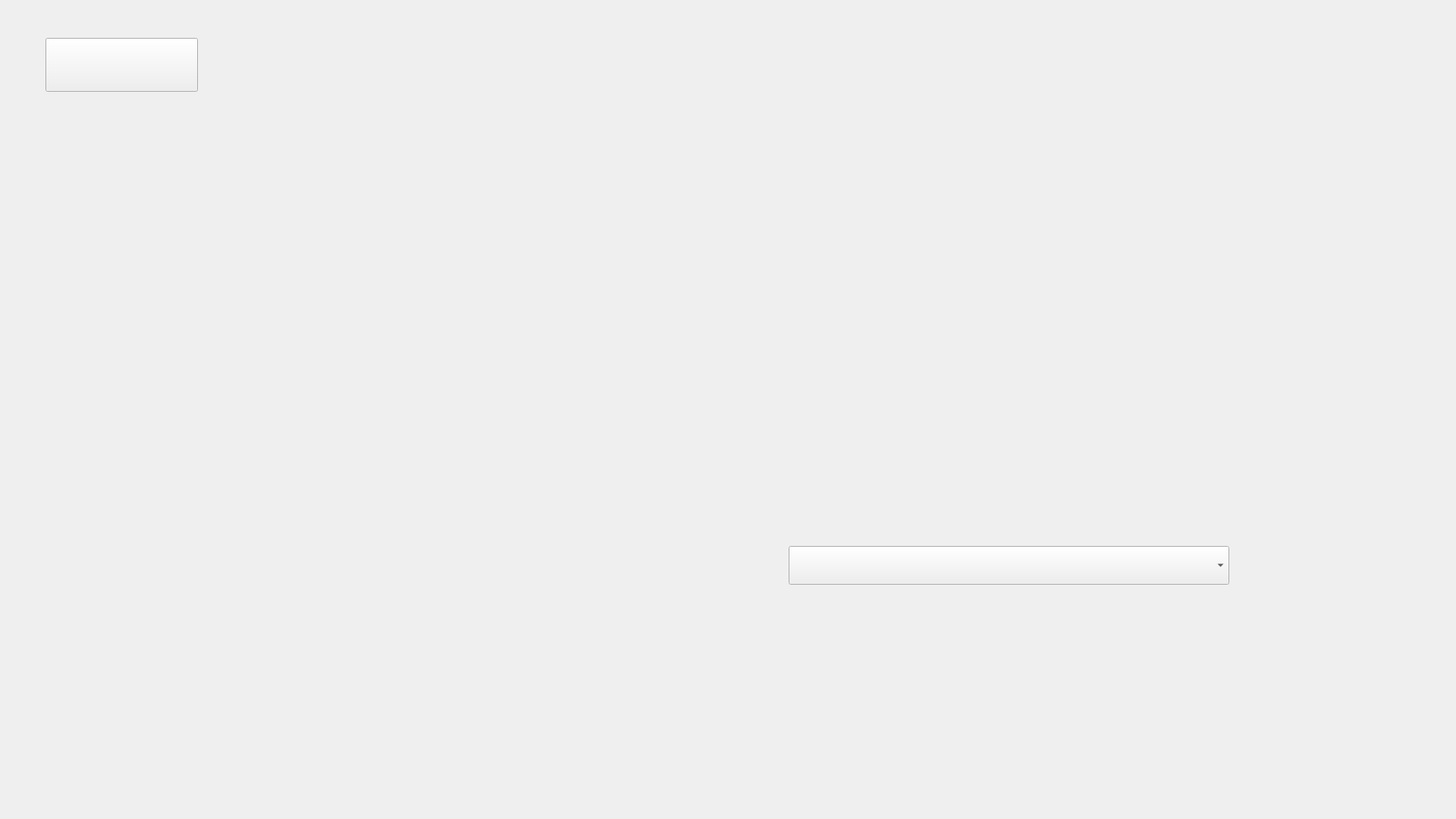
<?xml version="1.0" encoding="UTF-8"?>
<ui version="4.0">
 <class>Form</class>
 <widget class="QWidget" name="Form">
  <property name="geometry">
   <rect>
    <x>0</x>
    <y>0</y>
    <width>1920</width>
    <height>1080</height>
   </rect>
  </property>
  <property name="windowTitle">
   <string>Form</string>
  </property>
  <property name="styleSheet">
   <string notr="true"/>
  </property>
  <widget class="QFrame" name="Editar_Usuarios">
   <property name="geometry">
    <rect>
     <x>0</x>
     <y>0</y>
     <width>1920</width>
     <height>1080</height>
    </rect>
   </property>
   <property name="styleSheet">
    <string notr="true">QFrame#Editar_Usuarios{
border-image: url(&quot;../../assets/DISEÑOS/Editar_Usuarios.png&quot;) 0 0 0 0 stretch stretch;
background-color: transparent;
}</string>
   </property>
   <property name="frameShape">
    <enum>QFrame::Shape::StyledPanel</enum>
   </property>
   <property name="frameShadow">
    <enum>QFrame::Shadow::Raised</enum>
   </property>
   <widget class="QPushButton" name="btn_volver">
    <property name="geometry">
     <rect>
      <x>60</x>
      <y>50</y>
      <width>201</width>
      <height>71</height>
     </rect>
    </property>
    <property name="cursor">
     <cursorShape>PointingHandCursor</cursorShape>
    </property>
    <property name="text">
     <string/>
    </property>
    <property name="icon">
     <iconset>
      <normaloff>../Botones/otros/boton_volver.png</normaloff>../Botones/otros/boton_volver.png</iconset>
    </property>
    <property name="iconSize">
     <size>
      <width>245</width>
      <height>245</height>
     </size>
    </property>
   </widget>
   <widget class="QPushButton" name="btn_confirmarcambios">
    <property name="geometry">
     <rect>
      <x>710</x>
      <y>890</y>
      <width>471</width>
      <height>81</height>
     </rect>
    </property>
    <property name="cursor">
     <cursorShape>PointingHandCursor</cursorShape>
    </property>
    <property name="styleSheet">
     <string notr="true">QPushButton#btn_confirmarcambios {
    border: none;
    background-color: transparent;
    padding: 0px;
    margin: 0px;
    border-image: url(&quot;../Botones/otros/boton_confirmar_cambios.png&quot;) 0 0 0 0 stretch stretch;
}</string>
    </property>
    <property name="text">
     <string/>
    </property>
    <property name="iconSize">
     <size>
      <width>245</width>
      <height>245</height>
     </size>
    </property>
   </widget>
   <widget class="QLineEdit" name="txt_idjugador">
    <property name="geometry">
     <rect>
      <x>420</x>
      <y>400</y>
      <width>561</width>
      <height>61</height>
     </rect>
    </property>
    <property name="styleSheet">
     <string notr="true">QLineEdit {
    background-color: transparent;
    border: none;
    color: black;
    padding-left: 8px;
}

QLineEdit:focus {
    background-color: transparent;
    border: none;
    color: black;
}</string>
    </property>
   </widget>
   <widget class="QLineEdit" name="txt_nombreusuario">
    <property name="geometry">
     <rect>
      <x>420</x>
      <y>500</y>
      <width>561</width>
      <height>61</height>
     </rect>
    </property>
    <property name="styleSheet">
     <string notr="true">QLineEdit {
    background-color: transparent;
    border: none;
    color: black;
    padding-left: 8px;
}

QLineEdit:focus {
    background-color: transparent;
    border: none;
    color: black;
}</string>
    </property>
   </widget>
   <widget class="QLineEdit" name="txt_correo">
    <property name="geometry">
     <rect>
      <x>420</x>
      <y>600</y>
      <width>561</width>
      <height>61</height>
     </rect>
    </property>
    <property name="styleSheet">
     <string notr="true">QLineEdit {
    background-color: transparent;
    border: none;
    color: black;
    padding-left: 8px;
}

QLineEdit:focus {
    background-color: transparent;
    border: none;
    color: black;
}</string>
    </property>
   </widget>
   <widget class="QLineEdit" name="txt_contrasena">
    <property name="geometry">
     <rect>
      <x>420</x>
      <y>710</y>
      <width>561</width>
      <height>71</height>
     </rect>
    </property>
    <property name="styleSheet">
     <string notr="true">QLineEdit {
    background-color: transparent;
    border: none;
    color: black;
    padding-left: 8px;
}

QLineEdit:focus {
    background-color: transparent;
    border: none;
    color: black;
}</string>
    </property>
   </widget>
   <widget class="QLineEdit" name="txt_personaje">
    <property name="geometry">
     <rect>
      <x>1040</x>
      <y>400</y>
      <width>581</width>
      <height>61</height>
     </rect>
    </property>
    <property name="styleSheet">
     <string notr="true">QLineEdit {
    background-color: transparent;
    border: none;
    color: black;
    padding-left: 8px;
}

QLineEdit:focus {
    background-color: transparent;
    border: none;
    color: black;
}</string>
    </property>
   </widget>
   <widget class="QLineEdit" name="txt_vidas">
    <property name="geometry">
     <rect>
      <x>1040</x>
      <y>500</y>
      <width>581</width>
      <height>61</height>
     </rect>
    </property>
    <property name="styleSheet">
     <string notr="true">QLineEdit {
    background-color: transparent;
    border: none;
    color: black;
    padding-left: 8px;
}

QLineEdit:focus {
    background-color: transparent;
    border: none;
    color: black;
}</string>
    </property>
   </widget>
   <widget class="QLineEdit" name="txt_fecharegistro">
    <property name="geometry">
     <rect>
      <x>1040</x>
      <y>610</y>
      <width>571</width>
      <height>61</height>
     </rect>
    </property>
    <property name="styleSheet">
     <string notr="true">QLineEdit {
    background-color: transparent;
    border: none;
    color: black;
    padding-left: 8px;
}

QLineEdit:focus {
    background-color: transparent;
    border: none;
    color: black;
}</string>
    </property>
   </widget>
   <widget class="QComboBox" name="cmb_estado">
    <property name="geometry">
     <rect>
      <x>1040</x>
      <y>720</y>
      <width>581</width>
      <height>51</height>
     </rect>
    </property>
    <property name="cursor">
     <cursorShape>PointingHandCursor</cursorShape>
    </property>
   </widget>
  </widget>
 </widget>
 <resources/>
 <connections/>
</ui>
